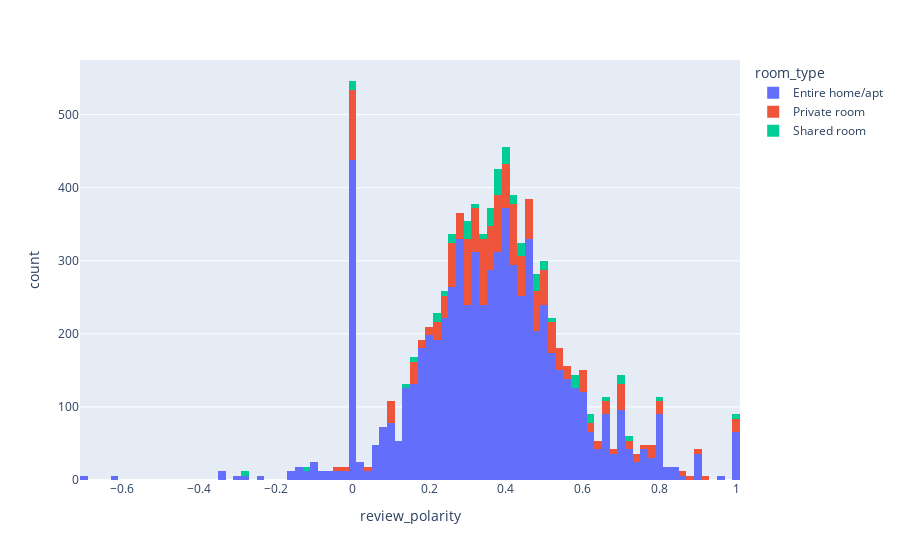

Source (notebook cell):
### Code cell
fig = px.histogram(fenway_neighbourhood.toPandas(), x="review_polarity", color='room_type')
fig.show()

### Figure 1 — Plotly figure (JSON) as saved in the notebook; plotly's stock layout.template omitted (floating-point values rounded to 4 significant figures; data arrays with more than 128 entries replaced by an {"elided": "..."} marker saying what was removed)
{"data": [{"alignmentgroup": "True", "bingroup": "x", "hovertemplate": "room_type=Entire home/apt<br>review_polarity=%{x}<br>count=%{y}<extra></extra>", "legendgroup": "Entire home/apt", "marker": {"color": "#636efa"}, "name": "Entire home/apt", "offsetgroup": "Entire home/apt", "orientation": "v", "showlegend": true, "type": "histogram", "x": {"elided": "7290 str values"}, "xaxis": "x", "yaxis": "y"}, {"alignmentgroup": "True", "bingroup": "x", "hovertemplate": "room_type=Private room<br>review_polarity=%{x}<br>count=%{y}<extra></extra>", "legendgroup": "Private room", "marker": {"color": "#EF553B"}, "name": "Private room", "offsetgroup": "Private room", "orientation": "v", "showlegend": true, "type": "histogram", "x": {"elided": "1458 str values"}, "xaxis": "x", "yaxis": "y"}, {"alignmentgroup": "True", "bingroup": "x", "hovertemplate": "room_type=Shared room<br>review_polarity=%{x}<br>count=%{y}<extra></extra>", "legendgroup": "Shared room", "marker": {"color": "#00cc96"}, "name": "Shared room", "offsetgroup": "Shared room", "orientation": "v", "showlegend": true, "type": "histogram", "x": {"elided": "330 str values"}, "xaxis": "x", "yaxis": "y"}], "layout": {"barmode": "relative", "legend": {"title": {"text": "room_type"}, "tracegroupgap": 0}, "margin": {"t": 60}, "xaxis": {"anchor": "y", "domain": [0, 1], "title": {"text": "review_polarity"}}, "yaxis": {"anchor": "x", "domain": [0, 1], "title": {"text": "count"}}}}
